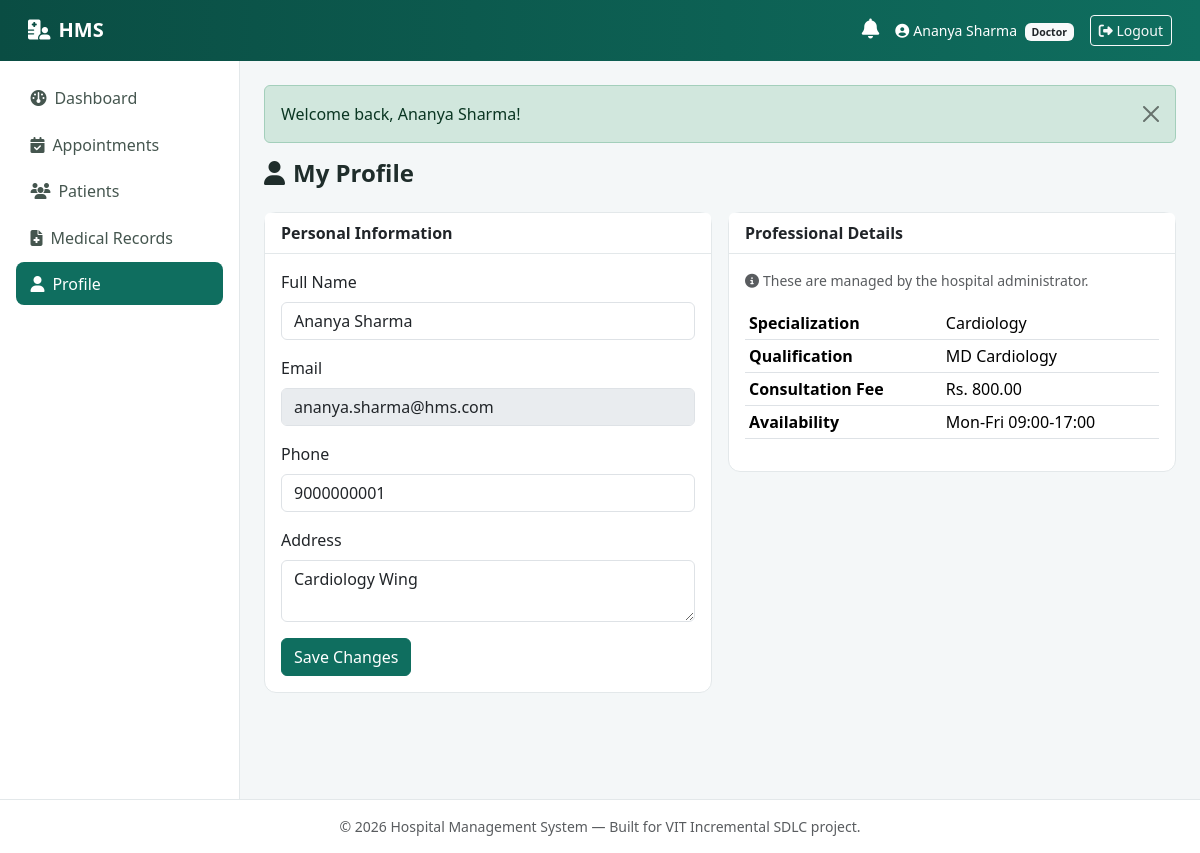
Page /doctor/profile.php (signed in) on the committed database.
### tables this page shows
CREATE TABLE doctors (
    id INT AUTO_INCREMENT PRIMARY KEY,
    user_id INT NOT NULL UNIQUE,
    specialization VARCHAR(100) NOT NULL,
    qualification VARCHAR(150) DEFAULT NULL,
    consultation_fee DECIMAL(10,2) NOT NULL DEFAULT 0.00,
    availability VARCHAR(255) DEFAULT NULL,         
    status ENUM('active','inactive') NOT NULL DEFAULT 'active',
    CONSTRAINT fk_doctors_user FOREIGN KEY (user_id) REFERENCES users(id) ON DELETE CASCADE,
    INDEX idx_doctors_specialization (specialization),
    INDEX idx_doctors_status (status)
);

CREATE TABLE users (
    id INT AUTO_INCREMENT PRIMARY KEY,
    name VARCHAR(150) NOT NULL,
    email VARCHAR(150) NOT NULL UNIQUE,
    password VARCHAR(255) NOT NULL,                
    role ENUM('patient','doctor','admin') NOT NULL,
    phone VARCHAR(20) DEFAULT NULL,
    address VARCHAR(255) DEFAULT NULL,
    date_of_birth DATE DEFAULT NULL,
    status ENUM('active','inactive') NOT NULL DEFAULT 'active',
    created_at TIMESTAMP NOT NULL DEFAULT CURRENT_TIMESTAMP,
    INDEX idx_users_role (role),
    INDEX idx_users_status (status)
);

### includes/functions.php (called while the page is built, shortened)
<?php
function esc(?string $value): string
{
    return htmlspecialchars($value ?? '', ENT_QUOTES, 'UTF-8');
}
function formatMoney(float $amount): string
{
    return 'Rs. ' . number_format($amount, 2);
}

### doctor/profile.php (the view, shortened to what this page needs)
<?php
$pdo = getDB();
$stmt = $pdo->prepare('SELECT u.*, d.specialization, d.qualification, d.consultation_fee, d.availability FROM users u
                        JOIN doctors d ON d.user_id = u.id WHERE u.id = ?');
$stmt->execute([currentUserId()]);
$user = $stmt->fetch();
include __DIR__ . '/../includes/header.php';
include __DIR__ . '/../includes/navbar.php';
?>
<h4 class="fw-bold mb-4"><i class="fa-solid fa-user me-2"></i>My Profile</h4>
<div class="row g-3">
  <div class="col-lg-6">
    <div class="card">
      <div class="card-header">Personal Information</div>
      <div class="card-body">
        <form method="POST" data-loading>
          <div class="mb-3">
            <label class="form-label">Full Name</label>
            <input type="text" name="name" class="form-control" required value="<?= esc($user['name']) ?>">
          </div>
          <div class="mb-3">
            <label class="form-label">Email</label>
            <input type="email" class="form-control" value="<?= esc($user['email']) ?>" disabled>
          </div>
          <div class="mb-3">
            <label class="form-label">Phone</label>
            <input type="text" name="phone" class="form-control" required value="<?= esc($user['phone']) ?>">
          </div>
          <div class="mb-3">
            <label class="form-label">Address</label>
            <textarea name="address" class="form-control" rows="2"><?= esc($user['address']) ?></textarea>
          </div>
          <button type="submit" class="btn btn-primary">Save Changes</button>
        </form>
      </div>
    </div>
  </div>
  <div class="col-lg-6">
    <div class="card">
      <div class="card-header">Professional Details</div>
      <div class="card-body">
        <p class="text-muted small mb-3"><i class="fa-solid fa-circle-info me-1"></i>These are managed by the hospital administrator.</p>
        <table class="table table-sm">
          <tr><th>Specialization</th><td><?= esc($user['specialization']) ?></td></tr>
          <tr><th>Qualification</th><td><?= esc($user['qualification'] ?: '-') ?></td></tr>
          <tr><th>Consultation Fee</th><td><?= formatMoney((float)$user['consultation_fee']) ?></td></tr>
          <tr><th>Availability</th><td><?= esc($user['availability'] ?: '-') ?></td></tr>
        </table>
      </div>
    </div>
  </div>
</div>
<?php include __DIR__ . '/../includes/footer.php'; ?>

### assets/css/style.css (style rules this page uses)
:root { --hms-primary: #0f6e5f; --hms-primary-dark: #0a4d43; --hms-accent: #2f9e8f; --hms-bg: #f4f7f8; --hms-sidebar-bg: #ffffff; --hms-border: #e3e8ea; }
body { background-color: var(--hms-bg); font-family: 'Segoe UI', Roboto, -apple-system, BlinkMacSystemFont, sans-serif; color: #1f2d2b; }
.card { border-radius: 12px; border: 1px solid var(--hms-border); }
.card-header { background: #fff; border-bottom: 1px solid var(--hms-border); font-weight: 600; }
.btn-primary { background: var(--hms-primary); border-color: var(--hms-primary); }

### rows in the picture
doctors: name "Ananya Sharma", user.email "ananya.sharma@hms.com", phone "9000000001", address "Cardiology Wing", specialization "Cardiology", qualification "MD Cardiology", consultation_fee "Rs. 800.00", availability "Mon-Fri 09:00-17:00"

### other values in the picture
$_SESSION['name'] "Ananya Sharma"
$role "Doctor"
$label "Dashboard"
$label "Appointments"
$label "Patients"
$label "Medical Records"
$label "Profile"
$flash['message'] "Welcome back, Ananya Sharma!"
